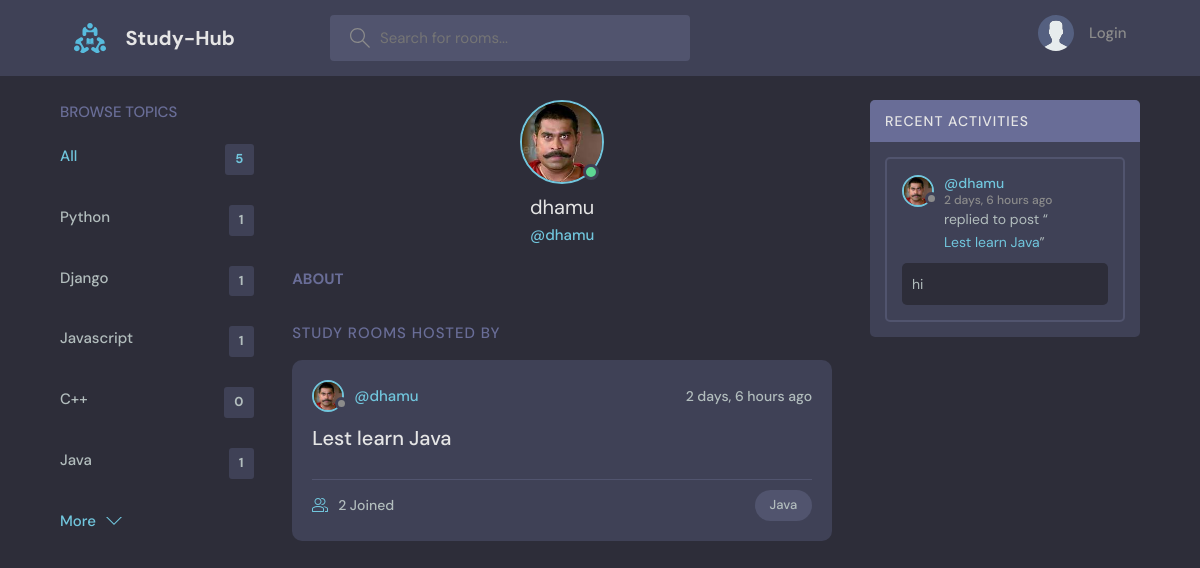
The page /profile/2 on the database its author committed.
### base/models.py (models this page shows, shortened)
class Topic(models.Model):
    name = models.CharField(max_length=200)

class User(AbstractUser):
    name = models.CharField(max_length=200, null=True)
    email = models.EmailField(unique=True, null=True)
    bio = models.TextField(null=True)
    propic = models.ImageField(null=True,default='avater.svg')
    USERNAME_FIELD = 'email'
    REQUIRED_FIELDS = []

class Room(models.Model):
    host = models.ForeignKey(User,on_delete=models.SET_NULL, null=True)
    topic = models.ForeignKey(Topic, on_delete=models.SET_NULL, null=True)
    name = models.CharField(max_length=200)
    description = models.TextField(null=True, blank=True)
    participants = models.ManyToManyField(User, related_name='participants',blank=True)
    update = models.DateTimeField(auto_now=True)
    created = models.DateTimeField(auto_now_add=True)
    class Meta:
        ordering = ['-update','-created']
    def __str__(self):
        return self.name

class Message(models.Model):
    user = models.ForeignKey(User, on_delete=models.CASCADE)
    room = models.ForeignKey(Room, on_delete=models.CASCADE)
    body = models.TextField()
    update = models.DateTimeField(auto_now=True)
    created = models.DateTimeField(auto_now_add=True)
    status = models.BooleanField(blank=True, null=True)
    class Meta:
        ordering = ['-update','-created']

### base/views.py (the view)
# urls.py: path('profile/<str:pkey>',views.userProfile,name='user-profile'),
def userProfile(request,pkey):
    user = User.objects.get(id=pkey)
    rooms = user.room_set.all()
    topics = Topic.objects.all()
    room_messages = user.message_set.all()[0:5]
    context = {'user':user,'rooms':rooms,"topics":topics,'room_messages':room_messages}
    return render(request,'base/profile.html',context)

### base/templates/base/profile.html (shortened to what this page needs)
{% extends 'main.html' %}
{% block content %}
  <main class="profile-page layout layout--3">
    <div class="container">
      {% include 'base/topics_component.html' %}
      <div class="roomList">
        <div class="profile">
          <div class="profile__avatar">
            <div class="avatar avatar--large active">
              <img src="{{user.propic.url}}" />
            </div>
          </div>
          <div class="profile__info">
            <h3>{{user.username}}</h3>
            <p>@{{user.username}}</p>
          </div>
          <div class="profile__about">
            <h3>About</h3>
          </div>
        </div>
        <div class="roomList__header">
          <div>
            <h2>Study Rooms Hosted by {{request.user.name}}</a>
            </h2>
          </div>
        </div>
        {% include 'base/feed_component.html' %}
      </div>
      {% include 'base/activity_page.html' %}
    </div>
  </main>
{% endblock %}

### base/templates/base/topics_component.html
<div class="topics">
    <div class="topics__header">
      <h2>Browse Topics</h2>
    </div>
    <ul class="topics__list">
      <li>
        <a href="{% url 'home' %}" class="active">All <span>{{topics.count}}</span></a>
      </li>
      {% for topic in topics %}
      <li>
        <a href="{% url 'home' %}?q={{topic.name}}">{{topic.name}} <span>{{topic.room_set.all.count}}</span></a>
      </li>
      {% endfor %}
    </ul>
    <a class="btn btn--link" href="{% url 'topics' %}">
      More
      <svg version="1.1" xmlns="http://www.w3.org/2000/svg" width="32" height="32" viewBox="0 0 32 32">
        <title>chevron-down</title>
        <path d="M16 21l-13-13h-3l16 16 16-16h-3l-13 13z"></path>
      </svg>
    </a>
  </div>

### base/templates/base/feed_component.html (shortened to what this page needs)
 {% for room in rooms %}
<div class="roomListRoom">
    <div class="roomListRoom__header">
        <a href="{% url 'user-profile' room.host.id %}" class="roomListRoom__author">
            <div class="avatar avatar--small">
                <img src="{{room.host.propic.url}}" />
            </div>
            <span>@{{room.host.username}}</span>
        </a>
        <div class="roomListRoom__actions">
            <span>{{room.created|timesince}} ago</span>
        </div>
    </div>
    <div class="roomListRoom__content">
        <a href="{% url 'room' room.id %}">{{room.name}}</a>
    </div>
    <div class="roomListRoom__meta">
        <a href="{% url 'room' room.id %}" class="roomListRoom__joined">
            {{room.participants.all.count}} Joined
        </a>
        <p class="roomListRoom__topic">{{room.topic.name}}</p>
    </div>
</div>
{% endfor %}

### base/templates/base/activity_page.html (shortened to what this page needs)
<div class="activities">
    <div class="activities__header">
      <h2>Recent Activities</h2>
    </div>
    {% for message in room_messages %}
    <div class="activities__box">
      <div class="activities__boxHeader roomListRoom__header">
        <a href="{% url 'user-profile' message.user.id %}" class="roomListRoom__author">
          <div class="avatar avatar--small">
            <img src="{{message.user.propic.url}}" />
          </div>
          <p>
            @{{message.user.username}}
            <span>{{message.created|timesince}} ago</span>
          </p>
        </a>
      </div>
      <div class="activities__boxContent">
        <p>replied to post “<a href="{% url 'room' message.room.id %}">{{message.room}}</a>”</p>
        <div class="activities__boxRoomContent">
          {{message.body}}
        </div>
      </div>
    </div>
    {% endfor %}
  </div>

### rows shown on the page
Topic: name "Python", room_set.all.count "1"
Topic: name "Django", room_set.all.count "1"
Topic: name "Javascript", room_set.all.count "1"
Topic: name "C++", room_set.all.count "0"
Topic: name "Java", room_set.all.count "1"
User: propic (picture), username "dhamu"
Room: host.propic (picture), host.username "dhamu", created "2 days, 6 hours", name "Lest learn Java", participants.all.count "2", topic.name "Java"
Message: user.propic (picture), user.username "dhamu", created "2 days, 6 hours", room "Lest learn Java", body "hi"

### other values the page prints
{{ topics.count }} "5"
